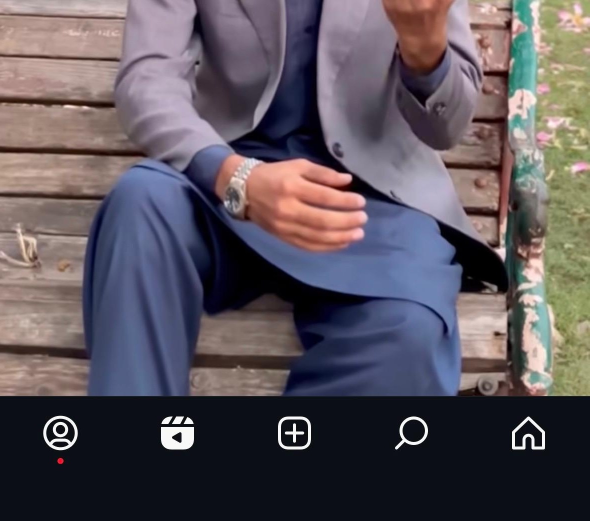
#> input picture debug_bottom_selected.jpg, 1179 x 1041 px, given in place of torn_image_1.jpg, which was not available (shown at 1/2 size)
$ python script.py
#> lines starting #> are read from the running program, lines starting #| are printed output that depends on the picture; pictures that were not available may be replaced by others from this repository, and a replacement may not be noted
import cv2
import numpy as np
import sqlite3
from pathlib import Path
from datetime import datetime
import base64


class ImageReconstructor:
    def __init__(self, db_name="image_reconstruction.db"):
        """Initialize the reconstructor with a database connection."""
        self.db_name = db_name
        self.conn = None
        self.cursor = None
        self.init_database()

    def init_database(self):
        """Initialize SQLite database with required tables."""
        self.conn = sqlite3.connect(self.db_name)
        self.cursor = self.conn.cursor()

        self.cursor.execute(
            """
            CREATE TABLE IF NOT EXISTS reconstructions (
                id INTEGER PRIMARY KEY AUTOINCREMENT,
                image1_path TEXT NOT NULL,
                image2_path TEXT NOT NULL,
                output_path TEXT NOT NULL,
                created_at TIMESTAMP DEFAULT CURRENT_TIMESTAMP,
                status TEXT,
                method TEXT
            )
        """
        )

        self.cursor.execute(
            """
            CREATE TABLE IF NOT EXISTS reconstruction_metadata (
                id INTEGER PRIMARY KEY AUTOINCREMENT,
                reconstruction_id INTEGER,
                keypoints_found INTEGER,
                matches_found INTEGER,
                confidence REAL,
                FOREIGN KEY (reconstruction_id)
                    REFERENCES reconstructions(id)
            )
        """
        )

        self.conn.commit()

    def load_images(self, image1_path, image2_path):
        """Load two images from file paths."""
        img1 = cv2.imread(image1_path)
        img2 = cv2.imread(image2_path)

        if img1 is None or img2 is None:
            raise ValueError("Could not load one or both images")

        return img1, img2

    def detect_features(self, img1, img2):
        """Detect features using SIFT or ORB."""
        # Convert to grayscale
        gray1 = cv2.cvtColor(img1, cv2.COLOR_BGR2GRAY)
        gray2 = cv2.cvtColor(img2, cv2.COLOR_BGR2GRAY)

        # Try SIFT first (better quality but may not be available)
        try:
            sift = cv2.SIFT_create()
            kp1, des1 = sift.detectAndCompute(gray1, None)
            kp2, des2 = sift.detectAndCompute(gray2, None)
            method = "SIFT"
        except cv2.error:
            # Fall back to ORB if SIFT not available
            orb = cv2.ORB_create(nfeatures=5000)
            kp1, des1 = orb.detectAndCompute(gray1, None)
            kp2, des2 = orb.detectAndCompute(gray2, None)
            method = "ORB"

        return kp1, des1, kp2, des2, method

    def match_features(self, des1, des2, method):
        """Match features between two images."""
        if method == "SIFT":
            # FLANN matcher for SIFT
            FLANN_INDEX_KDTREE = 1
            index_params = dict(algorithm=FLANN_INDEX_KDTREE, trees=5)
            search_params = dict(checks=50)
            matcher = cv2.FlannBasedMatcher(index_params, search_params)
        else:
            # BFMatcher for ORB
            matcher = cv2.BFMatcher(cv2.NORM_HAMMING, crossCheck=False)

        matches = matcher.knnMatch(des1, des2, k=2)

        # Apply ratio test
        good_matches = []
        for match_pair in matches:
            if len(match_pair) == 2:
                m, n = match_pair
                if m.distance < 0.7 * n.distance:
                    good_matches.append(m)

        return good_matches

    def stitch_horizontal(self, img1, img2, kp1, kp2, matches):
        """Stitch images horizontally based on matched features."""
        if len(matches) < 4:
            raise ValueError(
                f"Not enough matches found: {len(matches)}. "
                "Images may not be related."
            )

        # Extract matched keypoints
        src_pts = np.float32(
            [kp1[m.queryIdx].pt for m in matches]
        ).reshape(-1, 1, 2)
        dst_pts = np.float32(
            [kp2[m.trainIdx].pt for m in matches]
        ).reshape(-1, 1, 2)

        # Find homography
        H, mask = cv2.findHomography(src_pts, dst_pts, cv2.RANSAC, 5.0)

        # Warp img1 to img2's perspective
        height1, width1 = img1.shape[:2]
        height2, width2 = img2.shape[:2]

        # Calculate output size
        corners1 = np.float32(
            [[0, 0], [0, height1], [width1, height1], [width1, 0]]
        ).reshape(-1, 1, 2)
        corners1_transformed = cv2.perspectiveTransform(corners1, H)

        corners2 = np.float32(
            [[0, 0], [0, height2], [width2, height2], [width2, 0]]
        ).reshape(-1, 1, 2)

        all_corners = np.concatenate(
            (corners1_transformed, corners2), axis=0
        )

        [x_min, y_min] = np.int32(all_corners.min(axis=0).ravel() - 0.5)
        [x_max, y_max] = np.int32(all_corners.max(axis=0).ravel() + 0.5)

        translation = np.array(
            [[1, 0, -x_min], [0, 1, -y_min], [0, 0, 1]]
        )

        # Warp and combine
        result = cv2.warpPerspective(
            img1, translation.dot(H), (x_max - x_min, y_max - y_min)
        )
        result[-y_min : height2 - y_min, -x_min : width2 - x_min] = img2

        return result, len(matches)

    def simple_concatenate(self, img1, img2, direction="horizontal"):
        """Simple concatenation if feature matching fails."""
        if direction == "horizontal":
            # Resize to same height
            height = max(img1.shape[0], img2.shape[0])
            img1_resized = cv2.resize(img1, (img1.shape[1], height))
            img2_resized = cv2.resize(img2, (img2.shape[1], height))
            result = np.hstack((img1_resized, img2_resized))
        else:  # vertical
            # Resize to same width
            width = max(img1.shape[1], img2.shape[1])
            img1_resized = cv2.resize(img1, (width, img1.shape[0]))
            img2_resized = cv2.resize(img2, (width, img2.shape[0]))
            result = np.vstack((img1_resized, img2_resized))

        return result

    def reconstruct(
        self, image1_path, image2_path, output_path="reconstructed.jpg"
    ):
        """Main reconstruction method."""
        print(f"Loading images...")
        img1, img2 = self.load_images(image1_path, image2_path)
#> in load_images, img1 is the input picture: shape (1041, 1179, 3); mean B, G, R 92.4, 84.9, 92.2
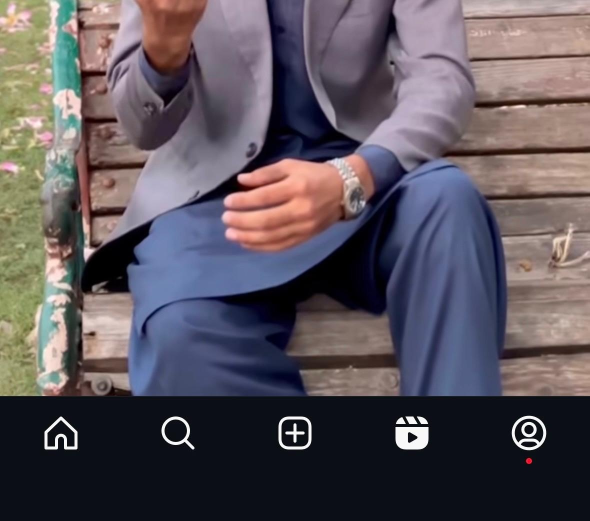
#> input picture debug_original_img1.jpg, 1179 x 1041 px, given in place of torn_image_2.jpg, which was not available (shown at 1/2 size)
#> in load_images, img2 is the input picture: shape (1041, 1179, 3); mean B, G, R 92.4, 84.9, 92.2

        print(f"Detecting features...")
        kp1, des1, kp2, des2, method = self.detect_features(img1, img2)
#> in detect_features, `gray1 = cv2.cvtColor(img1, cv2.COLOR_BGR2GRAY)`:
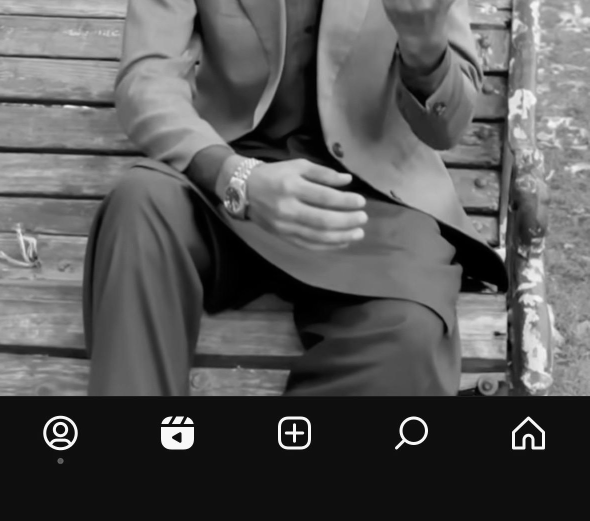
#> gray1: shape (1041, 1179) (shown at 1/2 size); min 0, max 255, mean 87.9
#> in detect_features, `gray2 = cv2.cvtColor(img2, cv2.COLOR_BGR2GRAY)`:
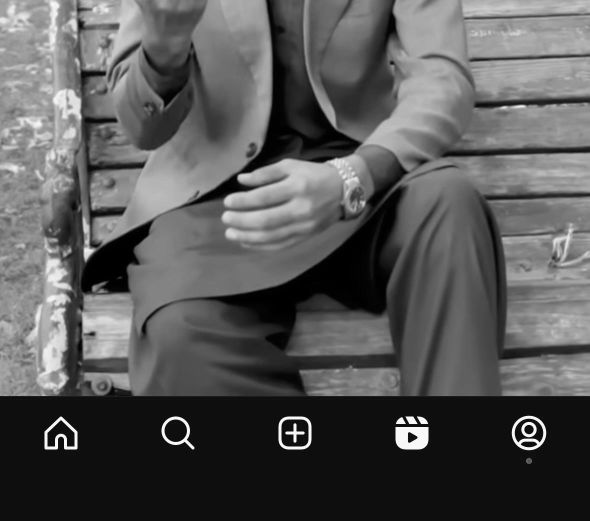
#> gray2: shape (1041, 1179) (shown at 1/2 size); min 0, max 255, mean 87.9
#> in detect_features, `kp1, des1 = sift.detectAndCompute(gray1, None)`: kp1 = 1043 keypoints; strongest (x, y, size): (377, 842, 8.2), (604, 866, 4.9), (574, 866, 4.9), (589, 851, 4.9)
#> in detect_features, `kp2, des2 = sift.detectAndCompute(gray2, None)`: kp2 = 1019 keypoints; strongest (x, y, size): (605, 866, 4.9), (590, 851, 4.9), (575, 866, 4.9), (590, 881, 4.9)
#> method = 'SIFT'
        print(f"Method: {method}")
#| Method: SIFT
        print(f"Keypoints - Image1: {len(kp1)}, Image2: {len(kp2)}")
#| Keypoints - Image1: 1043, Image2: 1019

        print(f"Matching features...")
        matches = self.match_features(des1, des2, method)
#> in match_features, `matches = matcher.knnMatch(des1, des2, k=2)`: matches = 1043 matches
#> after the loop in match_features, `for match_pair in matches:`: good_matches = 84 matches
#> matches = 84 matches
        print(f"Good matches found: {len(matches)}")
#| Good matches found: 84

        try:
            if len(matches) >= 10:
                print("Stitching with feature matching...")
                result, match_count = self.stitch_horizontal(
                    img1, img2, kp1, kp2, matches
                )
#> in stitch_horizontal, `src_pts = np.float32( [kp1[m.queryIdx].pt for m in matches] ).reshape(..`: src_pts = 84 rows, first 8: [29.8, 208.8], [60.97, 275.9], [63.9, 345.3], [72.66, 101.2], [99.49, 881.3], [99.49, 881.3], [100.4, 887.9], [101.8, 872.3]
#> in stitch_horizontal, `dst_pts = np.float32( [kp2[m.trainIdx].pt for m in matches] ).reshape(..`: dst_pts = 84 rows, first 8: [1148.7, 208.8], [1117.4, 275.9], [1114.5, 345.3], [1039.6, 289.4], [1036.5, 880.9], [1036.5, 880.9], [1037.4, 888], [1038.7, 872.2]
#> in stitch_horizontal, `H, mask = cv2.findHomography(src_pts, dst_pts, cv2.RANSAC, 5.0)`: H = [[-1, -0.000144, 1178.5], [3.44e-05, 1, 0.0867], [5.63e-09, -1.81e-07, 1]]; mask = 84 values, max 1 at index 0, min 0 at index 3, mean 0.536
#> in stitch_horizontal, `corners1_transformed = cv2.perspectiveTransform(corners1, H)`: corners1_transformed = [[1178.5, 0.0867], [1178.5, 1041], [-0.543, 1041], [-0.393, 0.127]]
#> in stitch_horizontal, `all_corners = np.concatenate( (corners1_transformed, corners2), axis=0 )`: all_corners = [[1178.5, 0.0867], [1178.5, 1041], [-0.543, 1041], [-0.393, 0.127], [0, 0], [0, 1041], [1179, 1041], [1179, 0]]
#> in stitch_horizontal, `[x_min, y_min] = np.int32(all_corners.min(axis=0).ravel() - 0.5)`: x_min = -1; y_min = 0
#> in stitch_horizontal, `[x_max, y_max] = np.int32(all_corners.max(axis=0).ravel() + 0.5)`: x_max = 1179; y_max = 1041
#> in stitch_horizontal, `translation = np.array( [[1, 0, -x_min], [0, 1, -y_min], [0, 0, 1]] )`: translation = [[1, 0, 1], [0, 1, 0], [0, 0, 1]]
#> in stitch_horizontal, `result = cv2.warpPerspective( img1, translation.dot(H), (x_max - x_min..`:
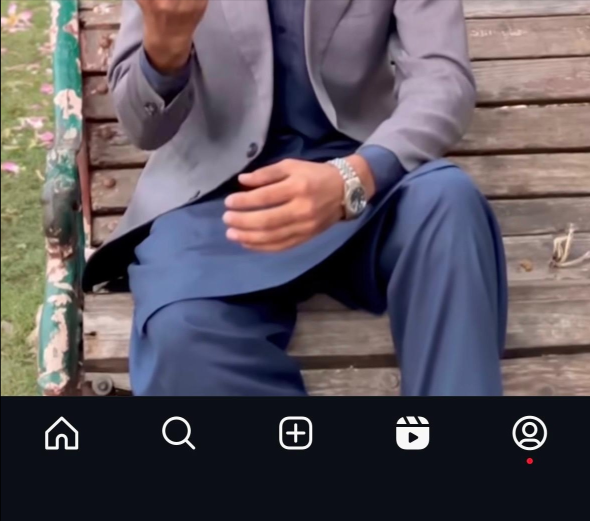
#> result: shape (1041, 1180, 3) (shown at 1/2 size); mean B, G, R 92.4, 84.8, 92.1
#> match_count = 84
                status = "success_feature_matching"
            else:
                print(
                    "Not enough matches. Using simple concatenation..."
                )
                result = self.simple_concatenate(img1, img2)
                match_count = len(matches)
                status = "success_concatenation"

            # Save result
            cv2.imwrite(output_path, result)
            print(f"Reconstructed image saved to: {output_path}")

            # Save to database
            self.save_to_database(
                image1_path,
                image2_path,
                output_path,
                status,
                method,
                len(kp1) + len(kp2),
                match_count,
            )

            return result

        except Exception as e:
            print(f"Error during reconstruction: {e}")
            status = "failed"
            self.save_to_database(
                image1_path, image2_path, output_path, status, method, 0, 0
            )
            raise

    def save_to_database(
        self,
        img1_path,
        img2_path,
        output_path,
        status,
        method,
        keypoints,
        matches,
    ):
        """Save reconstruction information to database."""
        self.cursor.execute(
            """
            INSERT INTO reconstructions
            (image1_path, image2_path, output_path, status, method)
            VALUES (?, ?, ?, ?, ?)
        """,
            (img1_path, img2_path, output_path, status, method),
        )

        reconstruction_id = self.cursor.lastrowid

        self.cursor.execute(
            """
            INSERT INTO reconstruction_metadata
            (reconstruction_id, keypoints_found, matches_found, confidence)
            VALUES (?, ?, ?, ?)
        """,
            (
                reconstruction_id,
                keypoints,
                matches,
                matches / max(keypoints, 1) if keypoints > 0 else 0,
            ),
        )

        self.conn.commit()

    def get_history(self, limit=10):
        """Get reconstruction history from database."""
        self.cursor.execute(
            """
            SELECT r.id, r.image1_path, r.image2_path, r.output_path,
                   r.created_at, r.status, r.method,
                   m.matches_found, m.confidence
            FROM reconstructions r
            LEFT JOIN reconstruction_metadata m ON r.id = m.reconstruction_id
            ORDER BY r.created_at DESC
            LIMIT ?
        """,
            (limit,),
        )

        return self.cursor.fetchall()

    def close(self):
        """Close database connection."""
        if self.conn:
            self.conn.close()


# Example usage
if __name__ == "__main__":
    reconstructor = ImageReconstructor()

    # Example: Reconstruct two torn images
    try:
        image1_path = "torn_image_1.jpg"
        image2_path = "torn_image_2.jpg"
        output_path = "reconstructed_image.jpg"

        result = reconstructor.reconstruct(
            image1_path, image2_path, output_path
        )

        print("\n" + "=" * 50)
        print("Recent reconstruction history:")
        print("=" * 50)
        history = reconstructor.get_history(5)
        for record in history:
            print(f"\nID: {record[0]}")
            print(f"Status: {record[5]}")
            print(f"Method: {record[6]}")
            print(f"Matches: {record[7]}")
            print(f"Created: {record[4]}")

    except FileNotFoundError as e:
        print(f"Error: {e}")
        print("\nPlease provide valid image paths.")
    finally:
        reconstructor.close()
